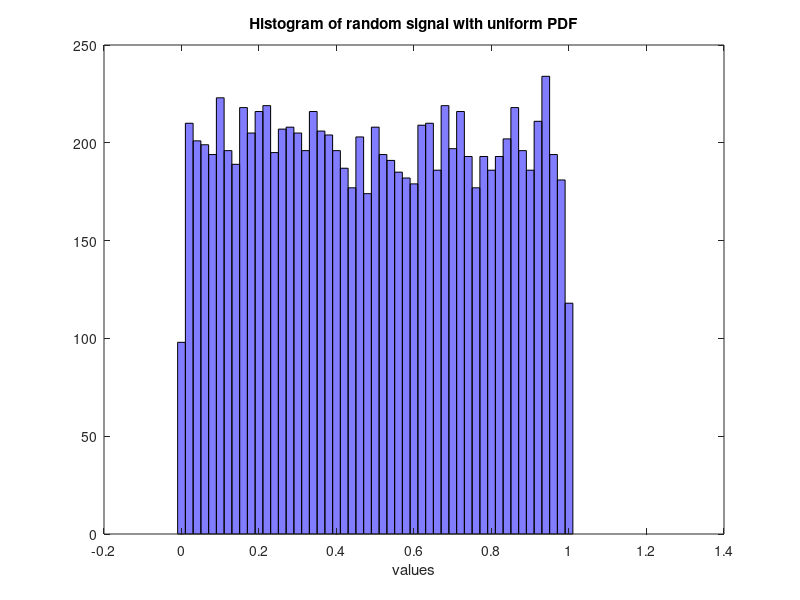

Recreate this plot in MATLAB.
% Histogram of a random signal with uniform PDF
fs=100;             %sampling frequency in Hz
tiv=1/fs;           %time interval between samples;
t=0:tiv:(100-tiv);  %time intervals set (10000 values)
N=length(t);        %number of data points
y=rand(N,1);        %random signal data set
v=0:0.02:1;         %value intervals set
hist(y,v); 
colormap(cool);     %plots histogram
xlabel('values');
title('Histogram of random signal with uniform PDF');
